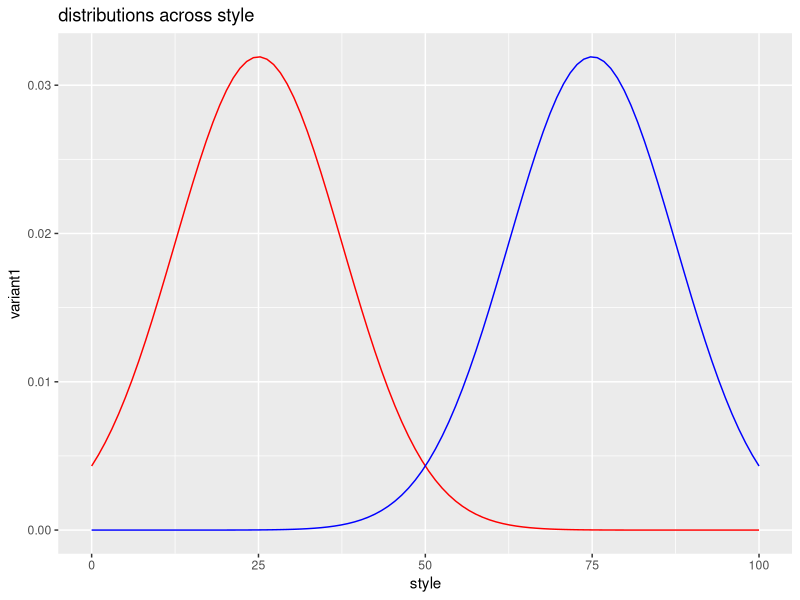

The R source for this figure: (Note: this script raises an error after producing the figure.)
library(ggplot2)

center1 <- 25
center2 <-  75

dist1 <- dnorm(seq(0,100,length = 100), mean= center1, sd=12.5)
dist2 <- dnorm(seq(0,100,length = 100), mean = center2, sd=12.5)
style <- seq(0,100, length = 100)


dists_df <- data.frame(variant1 = dist1, variant2 = dist2, style = style)

ggplot(dists_df, aes(style))+
  geom_line(aes(y = variant1), color = "red") +
  geom_line(aes(y = variant2), color = "blue")+
  ggtitle("distributions across style")

ggplot(dists_df, aes(style))+
  geom_vline(x = center1, color = "red")+
  geom_vline(x = center2, color = "blue")+
  geom_line(aes(y=variant1/(variant1 + variant2)), color = "red", linetype = 2)+
  ggtitle("classification probability")